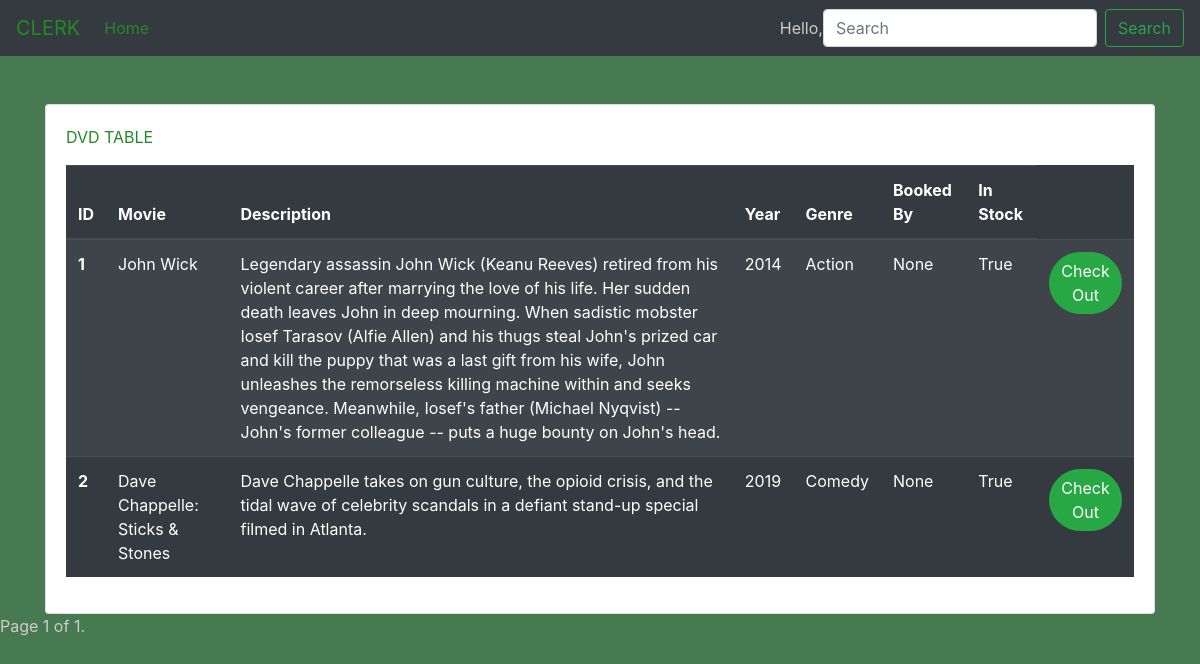
Page /clerk/?page=2 on the earlier database version.
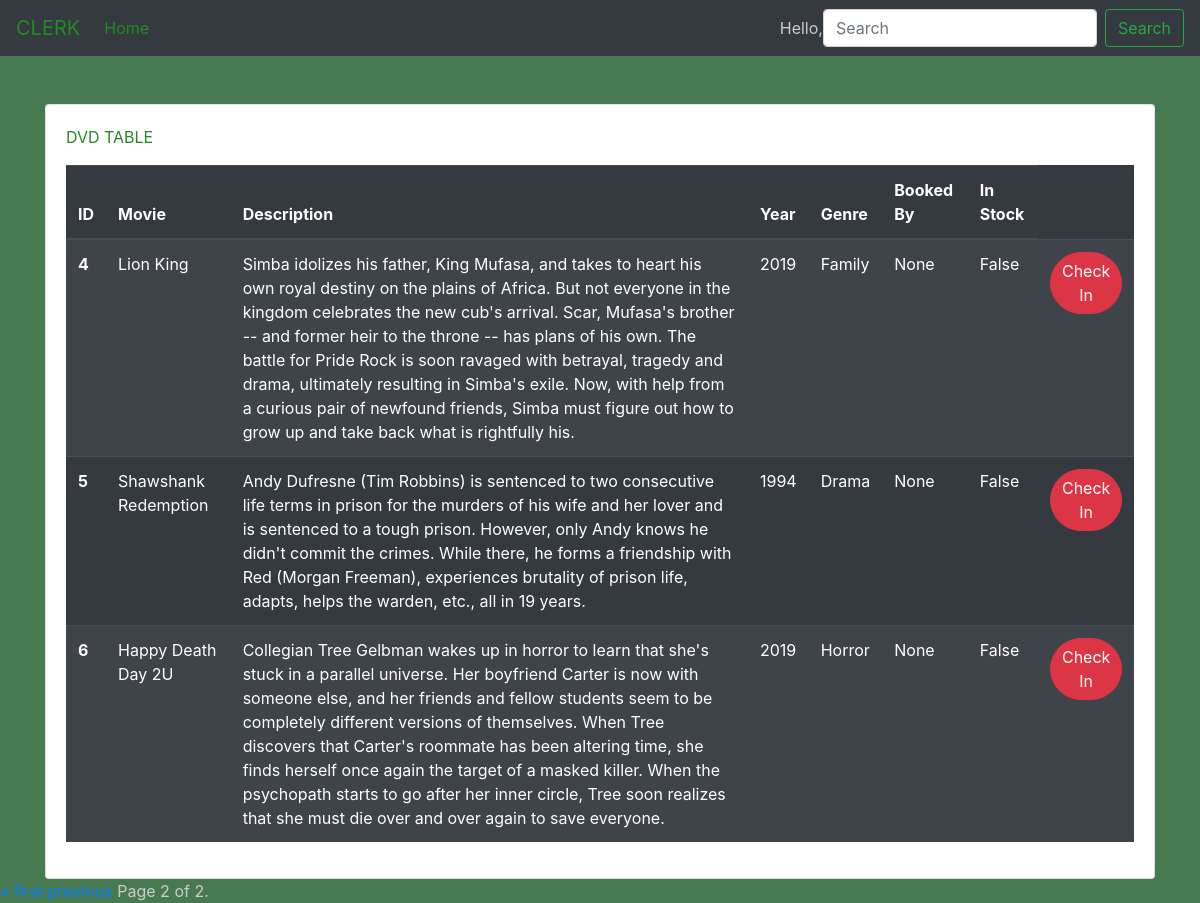
Same page on the later database version.
### webapp/models.py (models this page shows)
class DVD(models.Model):
    Title= models.CharField(max_length=50)
    year = models.CharField(max_length=255)
    genre = models.CharField(max_length=255)
    InStock= models.BooleanField(default=True)
    Synopsis= models.TextField()
    BookingPickup = models.CharField(max_length=255)
    NumOfTimesRented= models.IntegerField(default=0)
    ImageDVD= models.ImageField(upload_to='pics')

### webapp/views.py (the view)
# urls.py: path('clerk/', views.clerk, name='clerk'),
def clerk(request):
    dvds = DVD.objects.all() #imports dvds from database
    query = request.GET.get("query")
    if query:
        dvds = DVD.objects.filter(Q(Title__icontains=query)) #Search Function according to name
    paginator = Paginator(dvds, 3) # Show 3 dvds per page
    page = request.GET.get('page')
    dvds = paginator.get_page(page)
    return render(request, 'clerk.html', {'dvds':dvds})

### templates/clerk.html (shortened to what this page needs)
{%load static %}
<!DOCTYPE html>
<html lang="en">
<head>
    <link rel="stylesheet" href="https://stackpath.bootstrapcdn.com/bootstrap/4.3.1/css/bootstrap.min.css">
    <link rel="stylesheet" type="text/css" href="{% static 'clerkstye.css'%}">
</head>
<body>
    <nav class="navbar navbar-expand-lg navbar-light bg-dark sticky">
        <a class="navbar-brand" href="#" style="color: forestgreen">CLERK</a>
        <div class="collapse navbar-collapse" id="navbarSupportedContent">
          <ul class="navbar-nav mr-auto">
            <li class="nav-item active">
              <a class="nav-link" href="/" style="color: forestgreen">Home <span class="sr-only">(current)</span></a>
            </li>
          </ul>
          <form method="GET" action="" class="form-inline my-2 my-lg-0">
              <a> Hello, {{user.first_name}}</a><br>
            <input class="form-control mr-sm-2" name ='query' type="search" placeholder="Search" aria-label="Search">
            <button class="btn btn-outline-success my-2 my-sm-0" type="submit">Search</button>
          </form>
        </div>
      </nav>
<a></a><br>
    <div class="container">
        <div class="card" style="table-layout: fixed;">
            <div class="card-body">
              <p class="card-text" style="font: bold; color:forestgreen">DVD TABLE</p>
                <div class="table-body">
                        <table class="table table-striped table-dark">
                                <thead>
                                  <tr>
                                    <th scope="col">ID</th>
                                    <th scope="col">Movie</th>
                                    <th scope="col">Description</th>
                                    <th scope="col">Year</th>
                                    <th scope="col">Genre</th>
                                    <th scope="col">Booked By</th>
                                    <th scope="col">In Stock</th>
                                  </tr>
                                </thead>
                                <tbody>
                                {% for dvd in dvds %}
                                  <tr>
                                    <th scope="row">{{dvd.id}}</th>
                                    <td>{{dvd.Title}}</td>
                                    <td>{{dvd.Synopsis}}</td>
                                    <td>{{dvd.year}}</td>
                                    <td>{{dvd.genre}}</td>
                                    <td>{{dvd.BookingPickup}}</td>
                                    <td>{{dvd.InStock}}</td>
                                    <td>
                                        {%if dvd.InStock %}
                                          <button type="button" class="btn btn-success badge-pill" style="float: right">Check Out</button>
                                        {%else %}
                                          <button type="button" class="btn btn-danger badge-pill" style="float: right">Check In</button>
                                        {%endif%}
                                    </td>
                                  </tr>
                                {%endfor%}
                                </tbody>
                              </table>
                </div>
            </div>
          </div>
    </div>
    <div class="pagination">
        <span class="step-links">
            {% if dvds.has_previous %}
                <a href="?page=1">&laquo; first</a>
                <a href="?page={{ dvds.previous_page_number }}">previous</a>
            {% endif %}
            <span class="current">
                Page {{ dvds.number }} of {{ dvds.paginator.num_pages }}.
            </span>
        </span>
    </div>
</body>
</html>

Differences in the rows shown:
no longer on this page (row unchanged): DVD: id "1", Title "John Wick", Synopsis "Legendary assassin John Wick (Keanu Reeves) retired from his violent career after marrying the love of his life. Her sudden death leaves John in deep mourning. When sadistic mobster Iosef Tarasov (Alfie Allen) and his thugs steal John's prized car and kill the puppy that was a last gift from his wife, John unleashes the remorseless killing machine within and seeks vengeance. Meanwhile, Iosef's father (Michael Nyqvist) -- John's former colleague -- puts a huge bounty on John's head.", year "2014", genre "Action", BookingPickup "None", InStock "True", shows "Check Out"
no longer on this page (row unchanged): DVD: id "2", Title "Dave Chappelle: Sticks & Stones", Synopsis "Dave Chappelle takes on gun culture, the opioid crisis, and the tidal wave of celebrity scandals in a defiant stand-up special filmed in Atlanta.", year "2019", genre "Comedy", BookingPickup "None", InStock "True", shows "Check Out"
added DVD: id "4", Title "Lion King", Synopsis "Simba idolizes his father, King Mufasa, and takes to heart his own royal destiny on the plains of Africa. But not everyone in the kingdom celebrates the new cub's arrival. Scar, Mufasa's brother -- and former heir to the throne -- has plans of his own. The battle for Pride Rock is soon ravaged with betrayal, tragedy and drama, ultimately resulting in Simba's exile. Now, with help from a curious pair of newfound friends, Simba must figure out how to grow up and take back what is rightfully his.", year "2019", genre "Family", BookingPickup "None", InStock "False", shows "Check In"
added DVD: id "5", Title "Shawshank Redemption", Synopsis "Andy Dufresne (Tim Robbins) is sentenced to two consecutive life terms in prison for the murders of his wife and her lover and is sentenced to a tough prison. However, only Andy knows he didn't commit the crimes. While there, he forms a friendship with Red (Morgan Freeman), experiences brutality of prison life, adapts, helps the warden, etc., all in 19 years.", year "1994", genre "Drama", BookingPickup "None", InStock "False", shows "Check In"
added DVD: id "6", Title "Happy Death Day 2U", Synopsis "Collegian Tree Gelbman wakes up in horror to learn that she's stuck in a parallel universe. Her boyfriend Carter is now with someone else, and her friends and fellow students seem to be completely different versions of themselves. When Tree discovers that Carter's roommate has been altering time, she finds herself once again the target of a masked killer. When the psychopath starts to go after her inner circle, Tree soon realizes that she must die over and over again to save everyone.", year "2019", genre "Horror", BookingPickup "None", InStock "False", shows "Check In"
Other differences:
{{ dvds.number }}: "1" → "2"
{{ dvds.paginator.num_pages }}: "1" → "2"
